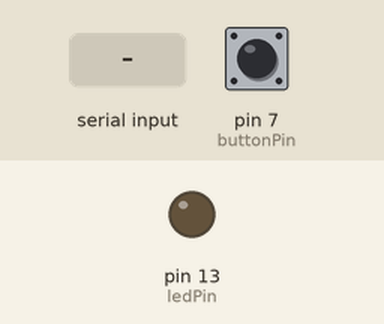
Bench run of a sketch on a simulated Arduino Uno, built with avr-gcc and run on an emulated ATmega328P. On the bench: output pins drawn as LEDs (lit = HIGH). The test bench sets the inputs (shaded band); at power-on: pin 7 (buttonPin) LOW.

Above: at 1.2 s.
1.3 s: "1" received over Serial
At 1.7 s:
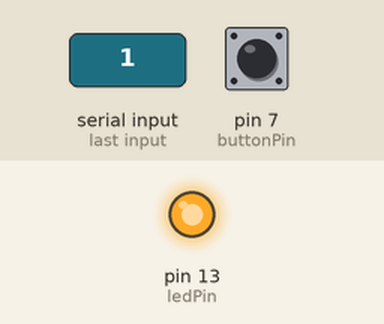
6.9 s: "0" received over Serial
At 8.1 s:
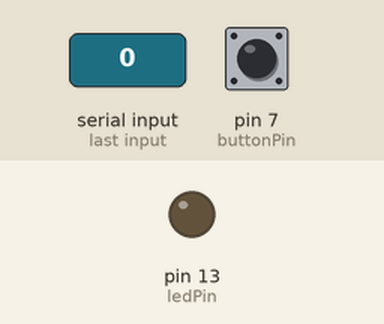
8.4 s: "2" received over Serial
At 9.5 s:
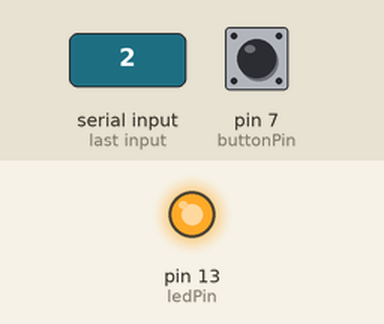
Timing chart, 0 to 11.4 s (numbered marks = the images above; inputs shaded):
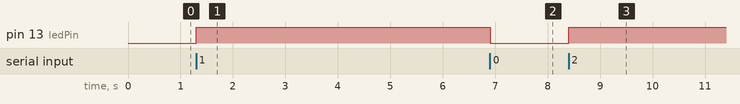

The sketch:

mgirek2lab7.ino
```cpp
// Name: Maciej Girek and Manuel Adrianzen
// Lab: Lab 7 - Arduino to Arduino communication
// Monday @ 1 pm
// Description: have two arduinos communicate with eachother.
// Included :
//Arduino Uno x 2
//220 ohm resistor x 2
// buttonPin x 2
// Red LED x 2
//hook-up wires
//breadboard
// References :
//lab 2

const int buttonPin = 7;
const int ledPin = 13;


int currButton = 0;
int prevButton = 0;
int flag = 0;

// Setup
void setup()
{
  Serial.begin(9600);
  pinMode(buttonPin, INPUT);
  pinMode(ledPin, OUTPUT);
}


void loop() {
  currButton = digitalRead(buttonPin);
  if(currButton == HIGH)
  {
    if(prevButton != currButton)
    {
      Serial.write(1);
      currButton = LOW;
    }
  }
  prevButton = currButton;

  if(Serial.available() > 0)
  {
    if(Serial.read())
    {
      flag = ~flag;
      digitalWrite(ledPin, flag);
    }
  }

}
```

Measured:
- after the input at 1.3 s, pin 13 (ledPin): LOW → HIGH at once
- after the input at 6.9 s, pin 13 (ledPin): HIGH → LOW at once
- after the input at 8.4 s, pin 13 (ledPin): LOW → HIGH at once
